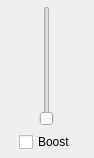
<?xml version="1.0" encoding="UTF-8"?>
<ui version="4.0">
 <class>MicrophoneControlPanel</class>
 <widget class="QDialog" name="MicrophoneControlPanel">
  <property name="geometry">
   <rect>
    <x>0</x>
    <y>0</y>
    <width>94</width>
    <height>158</height>
   </rect>
  </property>
  <property name="windowTitle">
   <string>MicrophoneControlPanel</string>
  </property>
  <layout class="QVBoxLayout" name="verticalLayout">
   <property name="spacing">
    <number>6</number>
   </property>
   <property name="leftMargin">
    <number>0</number>
   </property>
   <property name="topMargin">
    <number>6</number>
   </property>
   <property name="rightMargin">
    <number>0</number>
   </property>
   <property name="bottomMargin">
    <number>6</number>
   </property>
   <item>
    <layout class="QHBoxLayout" name="horizontalLayout">
     <property name="spacing">
      <number>0</number>
     </property>
     <item>
      <spacer name="horizontalSpacer">
       <property name="orientation">
        <enum>Qt::Horizontal</enum>
       </property>
       <property name="sizeHint" stdset="0">
        <size>
         <width>40</width>
         <height>20</height>
        </size>
       </property>
      </spacer>
     </item>
     <item>
      <widget class="QSlider" name="verticalSliderVolume">
       <property name="orientation">
        <enum>Qt::Vertical</enum>
       </property>
      </widget>
     </item>
     <item>
      <spacer name="horizontalSpacer_2">
       <property name="orientation">
        <enum>Qt::Horizontal</enum>
       </property>
       <property name="sizeHint" stdset="0">
        <size>
         <width>40</width>
         <height>20</height>
        </size>
       </property>
      </spacer>
     </item>
    </layout>
   </item>
   <item>
    <layout class="QHBoxLayout" name="horizontalLayout_2">
     <property name="spacing">
      <number>0</number>
     </property>
     <item>
      <spacer name="horizontalSpacer_3">
       <property name="orientation">
        <enum>Qt::Horizontal</enum>
       </property>
       <property name="sizeHint" stdset="0">
        <size>
         <width>13</width>
         <height>20</height>
        </size>
       </property>
      </spacer>
     </item>
     <item>
      <widget class="QCheckBox" name="checkBoxBoost">
       <property name="text">
        <string>Boost</string>
       </property>
      </widget>
     </item>
     <item>
      <spacer name="horizontalSpacer_4">
       <property name="orientation">
        <enum>Qt::Horizontal</enum>
       </property>
       <property name="sizeHint" stdset="0">
        <size>
         <width>13</width>
         <height>20</height>
        </size>
       </property>
      </spacer>
     </item>
    </layout>
   </item>
  </layout>
 </widget>
 <layoutdefault spacing="6" margin="11"/>
 <resources/>
 <connections/>
</ui>
